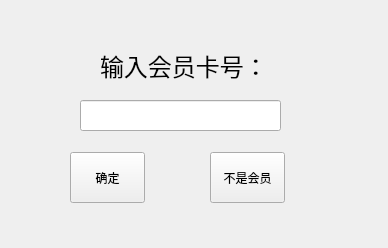
<?xml version="1.0" encoding="UTF-8"?>
<ui version="4.0">
 <class>ShowVIPCard</class>
 <widget class="QWidget" name="ShowVIPCard">
  <property name="geometry">
   <rect>
    <x>0</x>
    <y>0</y>
    <width>388</width>
    <height>248</height>
   </rect>
  </property>
  <property name="windowTitle">
   <string>Form</string>
  </property>
  <widget class="QPushButton" name="sure_Btn">
   <property name="geometry">
    <rect>
     <x>70</x>
     <y>152</y>
     <width>75</width>
     <height>51</height>
    </rect>
   </property>
   <property name="text">
    <string>确定</string>
   </property>
  </widget>
  <widget class="QPushButton" name="cancel_Btn">
   <property name="geometry">
    <rect>
     <x>210</x>
     <y>152</y>
     <width>75</width>
     <height>51</height>
    </rect>
   </property>
   <property name="text">
    <string>不是会员</string>
   </property>
  </widget>
  <widget class="QLineEdit" name="no_LEdit">
   <property name="geometry">
    <rect>
     <x>80</x>
     <y>100</y>
     <width>201</width>
     <height>31</height>
    </rect>
   </property>
   <property name="font">
    <font>
     <pointsize>16</pointsize>
     <weight>75</weight>
     <bold>true</bold>
    </font>
   </property>
   <property name="text">
    <string/>
   </property>
   <property name="alignment">
    <set>Qt::AlignCenter</set>
   </property>
  </widget>
  <widget class="QLabel" name="label">
   <property name="geometry">
    <rect>
     <x>100</x>
     <y>50</y>
     <width>161</width>
     <height>31</height>
    </rect>
   </property>
   <property name="font">
    <font>
     <pointsize>18</pointsize>
    </font>
   </property>
   <property name="text">
    <string>输入会员卡号：</string>
   </property>
  </widget>
 </widget>
 <resources/>
 <connections/>
</ui>
